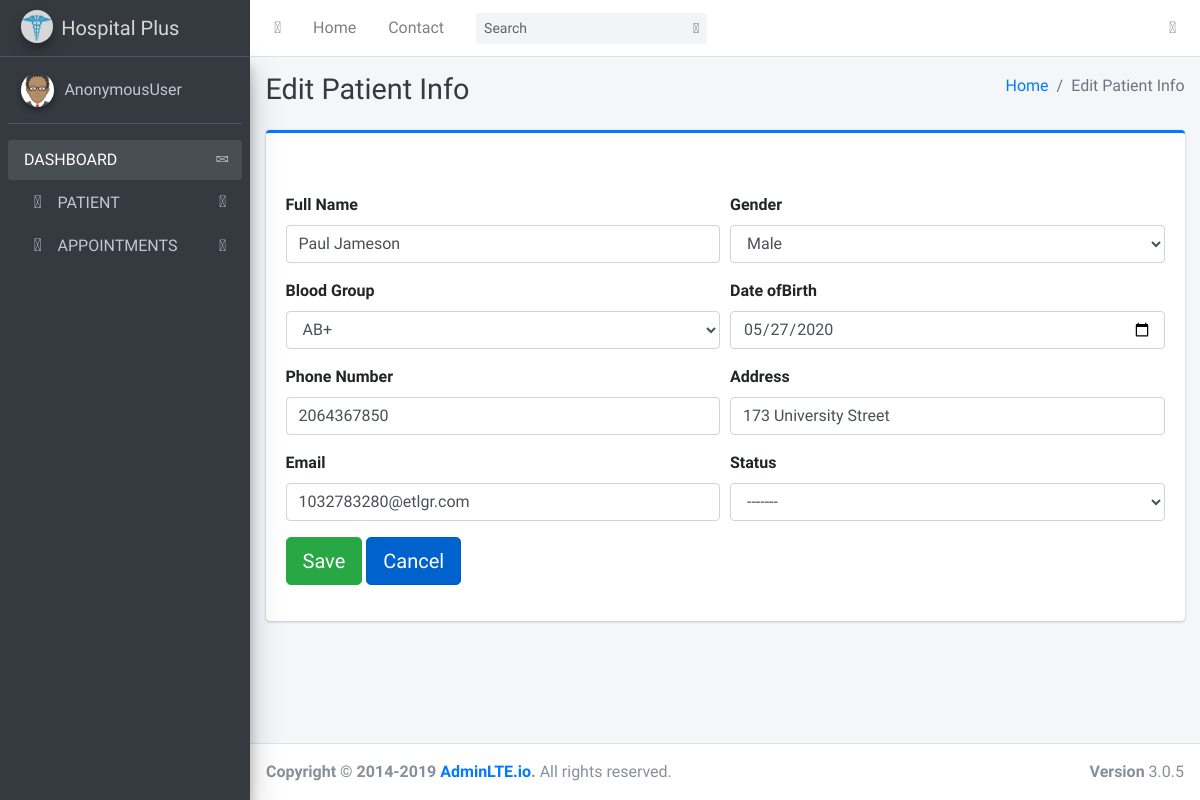
Before: /editPatient/1/ with the older database file.
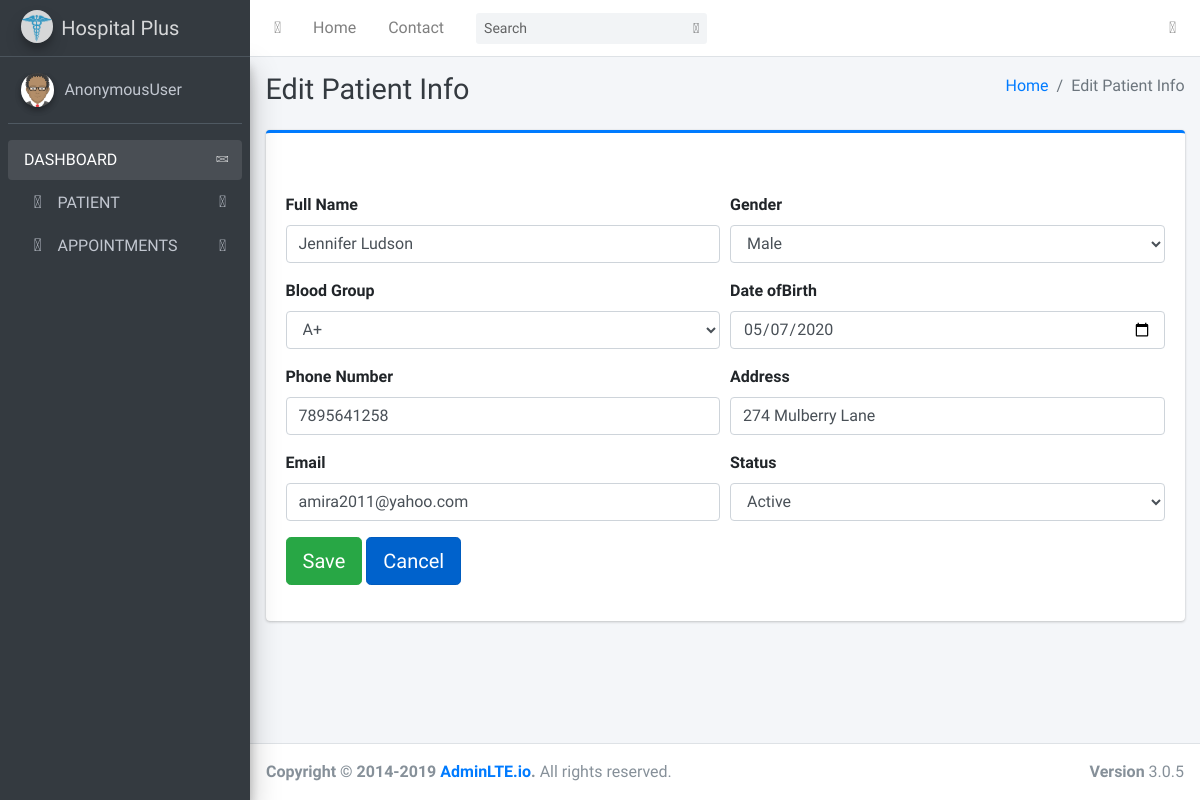
After: the same page with the newer database file.
### hms/models.py (models this page shows, shortened)
class Patients(models.Model):
    fullName = models.CharField('Full Name', max_length=150, null = True)
    gender_choices = [
        ('Male', 'Male'),
        ('Female', 'Female'),
        ('Others', 'Others'),
    ]
    gender = models.CharField(
        max_length=10,
        choices=gender_choices,
        default= "AB+",
    )
    blood_group_choices = [
        ('A+', 'A+'),
        ('A-', 'A-'),
        ('B+', 'B+'),
        ('B-', 'B-'),
        ('O+', 'O+'),
        ('O-', 'O-'),
        ('AB+', 'AB+'),
        ('AB-', 'AB-'),
    ]
    blood_group = models.CharField(
        max_length=10,
        choices=blood_group_choices,
        default= "---",
    )
    birth_date = models.DateField('Date of Birth', null = True)
    phone = models.CharField('Phone Number', max_length=150, null = True)
    address = models.CharField('Address', max_length=150, null = True)
    patient_email = models.EmailField('Email', max_length=150, null = True)
    status_choices = [
        ('------', '-------'),
        ('Active', 'Active'),
        ('In-Active', 'In-Active'),
    ]
    status = models.CharField(
        max_length=20,
        choices=status_choices,
        default= "---",
    )
    create_date = models.DateField(auto_now_add=True, null = True)
    update_date = models.DateTimeField(auto_now=True,  null = True)

### hms/views.py (the view)
# urls.py: path('editPatient/<str:pk>/', views.editPatient, name='edit'),
def editPatient(request, pk):
    patient = Patients.objects.get(id=pk)
    form = PatientsForm(instance = patient)
    if request.method == 'POST':
        form = PatientsForm(request.POST, instance = patient)
        if form.is_valid():
           form.save()
           return redirect ('patientList')
    context = {'form':form}
    return render(request, 'hms/editPatient.html', context)

### hms/forms.py
class PatientsForm(forms.ModelForm):
    class Meta:
        model = Patients
        fields = '__all__'

### hms/templates/hms/editPatient.html (shortened to what this page needs)
{% extends 'index.html' %}
{% load widget_tweaks %}
{% block cardtitle%} Edit Patient Info {% endblock%}
{% block breadcrumb%} Edit Patient Info {% endblock%}
{% block content %}
        <form action="" method="post">
            <div class="form-row">
                <div class="form-group col-md-6">
                  <label for="fullName">Full Name</label>
                  {% render_field form.fullName placeholder="Full Name" type="text" class="form-control" %}
                </div>
                <div class="form-group col-md-6">
                  <label for="gender">Gender</label>
                  {% render_field form.gender placeholder="Gender" type="text" class="form-control" %}
                </div>
              </div>
              <div class="form-row">
                <div class="form-group col-md-6">
                  <label for="blood_group">Blood Group</label>
                  {% render_field form.blood_group placeholder="Blood Group" type="text" class="form-control" %}
                </div>
                <div class="form-group col-md-6">
                  <label for="birth_date">Date ofBirth</label>
                  {% render_field form.birth_date placeholder="Date of Birth" type="date" class="form-control" %}
                </div>
              </div>
              <div class="form-row">
                <div class="form-group col-md-6">
                  <label for="phone">Phone Number</label>
                  {% render_field form.phone placeholder="Phone Number" type="text" class="form-control" %}
                </div>
                <div class="form-group col-md-6">
                  <label for="address">Address</label>
                  {% render_field form.address placeholder="Address" type="text" class="form-control" %}
                </div>
              </div>
              <div class="form-row">
                <div class="form-group col-md-6">
                  <label for="patient_email">Email</label>
                  {% render_field form.patient_email placeholder="Email" type="email" class="form-control" %}
                </div>
                <div class="form-group col-md-6">
                  <label for="status">Status</label>
                  {% render_field form.status placeholder="Status" type="text" class="form-control" %}
                </div>
            </div>
            <button type="submit" class="btn btn-success btn-lg">Save</button>
            <a href="#" class="btn btn-primary btn-lg active" role="button" aria-pressed="true">Cancel</a>
          </form>
{%endblock%}

Changed rows visible on the page:
changed Patients "Male": fullName "Paul Jameson" → "Jennifer Ludson"; blood_group "AB+" → "A+"; birth_date "05/27/2020" → "05/07/2020"; phone "2064367850" → "7895641258"; address "173 University Street" → "274 Mulberry Lane"; patient_email "1032783280@etlgr.com" → "amira2011@yahoo.com"; status "-------" → "Active"
